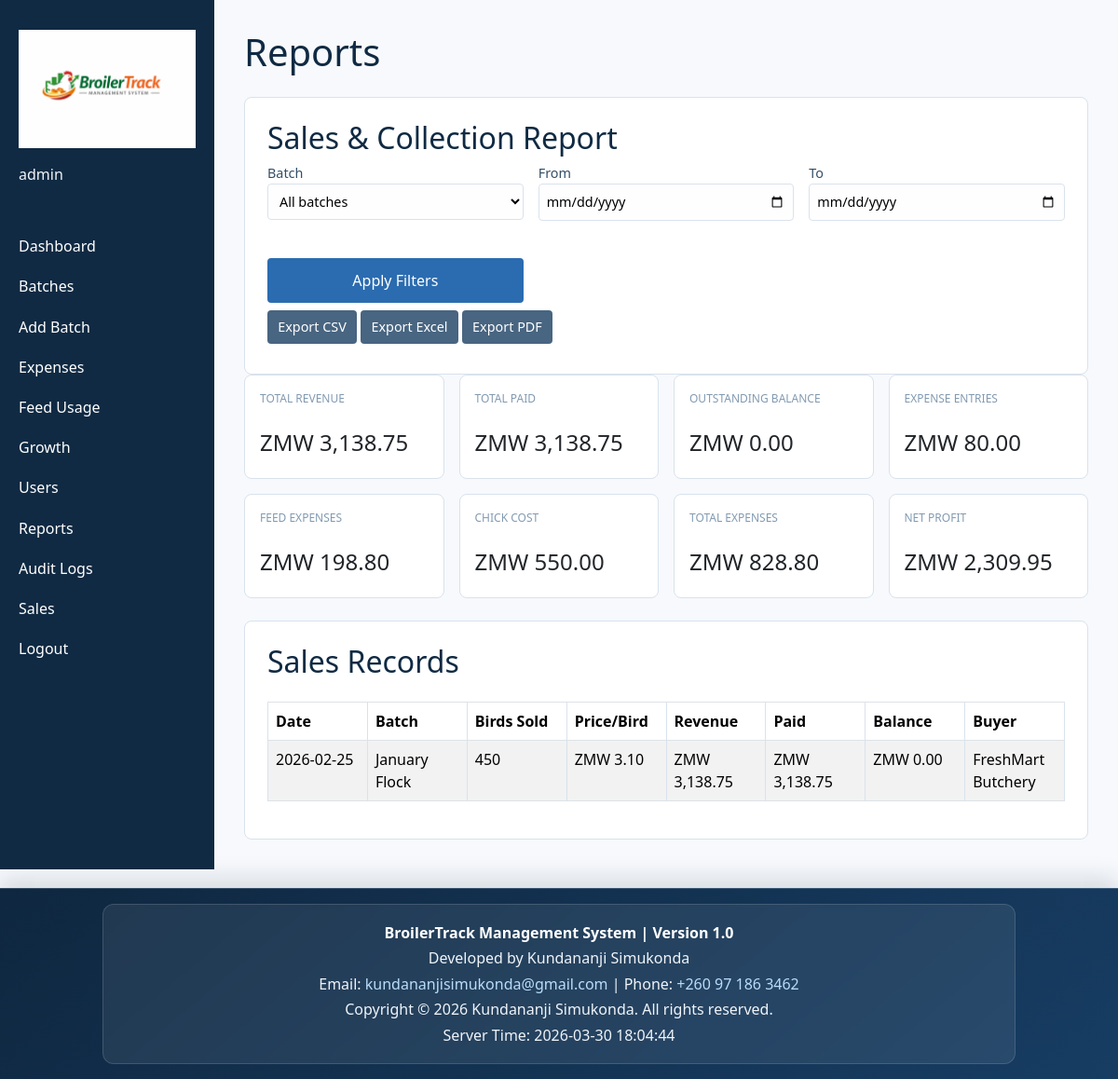
/reports.php (signed in), run on the app's committed database.
### tables this page shows
CREATE TABLE IF NOT EXISTS sales (
    sale_id INT AUTO_INCREMENT PRIMARY KEY,
    batch_id INT NOT NULL,
    date DATE NOT NULL,
    birds_sold INT UNSIGNED NOT NULL,
    average_weight_kg DECIMAL(10,3) UNSIGNED NOT NULL,
    price_per_bird DECIMAL(10,2) UNSIGNED NOT NULL,
    total_weight DECIMAL(12,3) UNSIGNED NOT NULL,
    total_revenue DECIMAL(14,2) UNSIGNED NOT NULL,
    paid_amount DECIMAL(14,2) UNSIGNED NOT NULL DEFAULT 0.00,
    balance_amount DECIMAL(14,2) UNSIGNED NOT NULL DEFAULT 0.00,
    created_by INT NULL,
    is_deleted TINYINT(1) NOT NULL DEFAULT 0,
    deleted_at TIMESTAMP NULL DEFAULT NULL,
    buyer VARCHAR(160) NULL,
    created_at TIMESTAMP DEFAULT CURRENT_TIMESTAMP,
    INDEX idx_sales_batch_date (batch_id, date),
    CONSTRAINT chk_sales_birds_sold_positive CHECK (birds_sold > 0),
    CONSTRAINT chk_sales_average_weight_positive CHECK (average_weight_kg > 0),
    CONSTRAINT chk_sales_price_per_bird_positive CHECK (price_per_bird > 0),
    CONSTRAINT chk_sales_total_weight_non_negative CHECK (total_weight >= 0),
    CONSTRAINT chk_sales_total_revenue_non_negative CHECK (total_revenue >= 0),
    CONSTRAINT chk_sales_paid_amount_non_negative CHECK (paid_amount >= 0),
    CONSTRAINT chk_sales_balance_amount_non_negative CHECK (balance_amount >= 0),
    CONSTRAINT chk_sales_paid_not_exceed_revenue CHECK (paid_amount <= total_revenue),
    CONSTRAINT fk_sales_batch FOREIGN KEY (batch_id) REFERENCES batches(batch_id) ON DELETE CASCADE
);

CREATE TABLE IF NOT EXISTS batches (
    batch_id INT AUTO_INCREMENT PRIMARY KEY,
    batch_name VARCHAR(120) NOT NULL,
    breed VARCHAR(80) NOT NULL,
    start_date DATE NOT NULL,
    expected_harvest_date DATE NOT NULL,
    initial_chicks INT UNSIGNED NOT NULL,
    chick_cost DECIMAL(10,2) UNSIGNED NOT NULL,
    total_chick_cost DECIMAL(12,2) UNSIGNED NOT NULL,
    current_alive INT UNSIGNED NOT NULL DEFAULT 0,
    mortality_count INT UNSIGNED NOT NULL DEFAULT 0,
    notes TEXT NULL,
    created_at TIMESTAMP DEFAULT CURRENT_TIMESTAMP,
    INDEX idx_batches_start_date (start_date),
    CONSTRAINT chk_batches_initial_chicks_positive CHECK (initial_chicks > 0),
    CONSTRAINT chk_batches_chick_cost_positive CHECK (chick_cost > 0),
    CONSTRAINT chk_batches_total_chick_cost_non_negative CHECK (total_chick_cost >= 0),
    CONSTRAINT chk_batches_alive_mortality_bounds CHECK (current_alive + mortality_count <= initial_chicks)
);

### reports.php (the view, shortened to what this page needs)
<?php
$pdo = app_db();
$selectedBatchId = isset($_GET['batch_id']) ? (int)$_GET['batch_id'] : 0;
$dateFrom = trim((string)($_GET['date_from'] ?? ''));
$dateTo = trim((string)($_GET['date_to'] ?? ''));
$conditions = ['s.is_deleted = 0'];
$params = [];
$salesWhere = implode(' AND ', $conditions);
$expenseConditions = ['e.is_deleted = 0'];
$expenseParams = [];
$expenseWhere = implode(' AND ', $expenseConditions);
$feedConditions = ['f.is_deleted = 0'];
$feedParams = [];
$feedWhere = implode(' AND ', $feedConditions);
$chickConditions = ['1 = 1'];
$chickParams = [];
$chickWhere = implode(' AND ', $chickConditions);
$summaryStmt = $pdo->prepare(
    "SELECT
        COALESCE(SUM(s.total_revenue), 0) AS total_revenue,
        COALESCE(SUM(s.paid_amount), 0) AS total_paid,
        COALESCE(SUM(s.balance_amount), 0) AS total_balance,
        COALESCE(SUM(s.birds_sold), 0) AS birds_sold
     FROM sales s
     WHERE {$salesWhere}"
);
$summaryStmt->execute($params);
$salesSummary = $summaryStmt->fetch() ?: ['total_revenue' => 0, 'total_paid' => 0, 'total_balance' => 0, 'birds_sold' => 0];
$expenseStmt = $pdo->prepare("SELECT COALESCE(SUM(e.total_cost), 0) AS total_expenses FROM expenses e WHERE {$expenseWhere}");
$expenseStmt->execute($expenseParams);
$expenseSummary = $expenseStmt->fetch() ?: ['total_expenses' => 0];
$feedExpenseStmt = $pdo->prepare("SELECT COALESCE(SUM(f.total_cost), 0) AS feed_expenses FROM feed_usage f WHERE {$feedWhere}");
$feedExpenseStmt->execute($feedParams);
$feedExpenseSummary = $feedExpenseStmt->fetch() ?: ['feed_expenses' => 0];
$chickCostStmt = $pdo->prepare("SELECT COALESCE(SUM(b.total_chick_cost), 0) AS chick_cost FROM batches b WHERE {$chickWhere}");
$chickCostStmt->execute($chickParams);
$chickCostSummary = $chickCostStmt->fetch() ?: ['chick_cost' => 0];
$salesStmt = $pdo->prepare(
    "SELECT s.sale_id, s.date, b.batch_name, s.birds_sold, s.price_per_bird, s.total_revenue, s.paid_amount, s.balance_amount, s.buyer
     FROM sales s
     INNER JOIN batches b ON b.batch_id = s.batch_id
     WHERE {$salesWhere}
     ORDER BY s.date DESC, s.sale_id DESC"
);
$salesStmt->execute($params);
$salesRows = $salesStmt->fetchAll() ?: [];
$totalRevenue = (float)$salesSummary['total_revenue'];
$totalPaid = (float)$salesSummary['total_paid'];
$totalBalance = (float)$salesSummary['total_balance'];
$operationalExpenses = (float)$expenseSummary['total_expenses'];
$feedExpenses = (float)$feedExpenseSummary['feed_expenses'];
$chickCost = (float)$chickCostSummary['chick_cost'];
$totalExpenses = $operationalExpenses + $feedExpenses + $chickCost;
$netProfit = $totalRevenue - $totalExpenses;
include __DIR__ . '/views/layout_header.php';
?>
<section class="form-section">
    <h2>Sales & Collection Report</h2>
    <form method="get" class="form-grid">
        <label>Batch
            <select name="batch_id">
                <option value="0">All batches</option>
            </select>
        </label>
        <label>From
            <input type="date" name="date_from" value="<?= htmlspecialchars($dateFrom, ENT_QUOTES, 'UTF-8'); ?>">
        </label>
        <label>To
            <input type="date" name="date_to" value="<?= htmlspecialchars($dateTo, ENT_QUOTES, 'UTF-8'); ?>">
        </label>
        <button type="submit">Apply Filters</button>
    </form>
    <p class="muted">
        <a class="btn-secondary" href="reports.php?batch_id=<?= (int)$selectedBatchId; ?>&date_from=<?= urlencode($dateFrom); ?>&date_to=<?= urlencode($dateTo); ?>&export=csv">Export CSV</a>
        <a class="btn-secondary" href="reports.php?batch_id=<?= (int)$selectedBatchId; ?>&date_from=<?= urlencode($dateFrom); ?>&date_to=<?= urlencode($dateTo); ?>&export=excel">Export Excel</a>
        <a class="btn-secondary" href="reports.php?batch_id=<?= (int)$selectedBatchId; ?>&date_from=<?= urlencode($dateFrom); ?>&date_to=<?= urlencode($dateTo); ?>&export=pdf">Export PDF</a>
    </p>
</section>
<section class="card-grid">
    <article class="card">
        <p class="label">Total Revenue</p>
        <p class="value">ZMW <?= number_format($totalRevenue, 2); ?></p>
    </article>
    <article class="card">
        <p class="label">Total Paid</p>
        <p class="value">ZMW <?= number_format($totalPaid, 2); ?></p>
    </article>
    <article class="card">
        <p class="label">Outstanding Balance</p>
        <p class="value">ZMW <?= number_format($totalBalance, 2); ?></p>
    </article>
    <article class="card">
        <p class="label">Expense Entries</p>
        <p class="value">ZMW <?= number_format($operationalExpenses, 2); ?></p>
    </article>
    <article class="card">
        <p class="label">Feed Expenses</p>
        <p class="value">ZMW <?= number_format($feedExpenses, 2); ?></p>
    </article>
    <article class="card">
        <p class="label">Chick Cost</p>
        <p class="value">ZMW <?= number_format($chickCost, 2); ?></p>
    </article>
    <article class="card">
        <p class="label">Total Expenses</p>
        <p class="value">ZMW <?= number_format($totalExpenses, 2); ?></p>
    </article>
    <article class="card">
        <p class="label">Net Profit</p>
        <p class="value">ZMW <?= number_format($netProfit, 2); ?></p>
    </article>
</section>
<section class="table-section">
    <h2>Sales Records</h2>
    <div class="table-responsive">
        <table class="table table-striped table-bordered align-middle">
            <thead>
                <tr>
                    <th>Date</th>
                    <th>Batch</th>
                    <th>Birds Sold</th>
                    <th>Price/Bird</th>
                    <th>Revenue</th>
                    <th>Paid</th>
                    <th>Balance</th>
                    <th>Buyer</th>
                </tr>
            </thead>
            <tbody>
                <?php foreach ($salesRows as $row): ?>
                    <tr>
                        <td><?= htmlspecialchars((string)$row['date'], ENT_QUOTES, 'UTF-8'); ?></td>
                        <td><?= htmlspecialchars((string)$row['batch_name'], ENT_QUOTES, 'UTF-8'); ?></td>
                        <td><?= number_format((int)$row['birds_sold']); ?></td>
                        <td>ZMW <?= number_format((float)$row['price_per_bird'], 2); ?></td>
                        <td>ZMW <?= number_format((float)$row['total_revenue'], 2); ?></td>
                        <td>ZMW <?= number_format((float)$row['paid_amount'], 2); ?></td>
                        <td>ZMW <?= number_format((float)$row['balance_amount'], 2); ?></td>
                        <td><?= htmlspecialchars((string)($row['buyer'] ?? ''), ENT_QUOTES, 'UTF-8'); ?></td>
                    </tr>
                <?php endforeach; ?>
            </tbody>
        </table>
    </div>
</section>
<?php include __DIR__ . '/views/layout_footer.php'; ?>

### assets/css/style.css (style rules this page uses)
:root { --bg: #f7f9fc; --sidebar-bg: #102a43; --sidebar-text: #f0f4f8; --accent: #2b6cb0; --success: #2f855a; --error: #c53030; --border: #d9e2ec; }
* { box-sizing: border-box; }
body { margin: 0; font-family: 'Segoe UI', Tahoma, sans-serif; background: var(--bg); color: #102a43; overflow-x: hidden; }
a { color: var(--accent); }
.card-grid { display: grid; grid-template-columns: repeat(auto-fit, minmax(200px, 1fr)); gap: 1rem; }
.card { background: #fff; border: 1px solid var(--border); border-radius: 8px; padding: 1rem; }
.card .label { text-transform: uppercase; font-size: 0.75rem; color: #829ab1; }
.card .value { font-size: 1.5rem; margin: 0.25rem 0; }
.table-section, .form-section, .notes { background: #fff; border: 1px solid var(--border); border-radius: 8px; padding: 1.5rem; margin-top: 1.5rem; overflow-x: auto; }
table { width: 100%; border-collapse: collapse; margin-top: 1rem; min-width: 0; table-layout: fixed; }
table th, table td { border: 1px solid var(--border); padding: 0.5rem; text-align: left; white-space: normal; word-break: break-word; overflow-wrap: anywhere; vertical-align: top; }
.form-grid { display: grid; grid-template-columns: repeat(auto-fit, minmax(220px, 1fr)); gap: 1rem; }
.form-grid label { display: flex; flex-direction: column; font-size: 0.9rem; color: #334e68; }
input, select, textarea, button { font: inherit; }
input, select, textarea { width: 100%; padding: 0.5rem; border: 1px solid var(--border); border-radius: 4px; background: #fefefe; }
button { margin-top: 1.5rem; padding: 0.75rem 1rem; background: var(--accent); color: #fff; border: none; border-radius: 4px; cursor: pointer; }
.btn-primary, .btn-secondary, .btn-danger, .action-link { display: inline-block; border: none; border-radius: 4px; padding: 0.45rem 0.7rem; text-decoration: none; font-size: 0.9rem; cursor: pointer; }
.btn-secondary { background: #486581; color: #fff; }
.table-responsive { overflow-x: auto; -webkit-overflow-scrolling: touch; }
.muted { color: #829ab1; margin: 0.5rem 0; }

### data on the page
sales: date "2026-02-25", batch.batch_name "January Flock", birds_sold "450", price_per_bird "3.10", total_revenue "3,138.75", paid_amount "3,138.75", balance_amount "0.00", buyer "FreshMart Butchery"

### other printed values
$_SESSION['username'] "admin"
$pageTitle "Reports"
$totalRevenue "3,138.75"
$totalPaid "3,138.75"
$totalBalance "0.00"
$operationalExpenses "80.00"
$feedExpenses "198.80"
$chickCost "550.00"
$totalExpenses "828.80"
$netProfit "2,309.95"
BROILERTRACK_VERSION "1.0"
